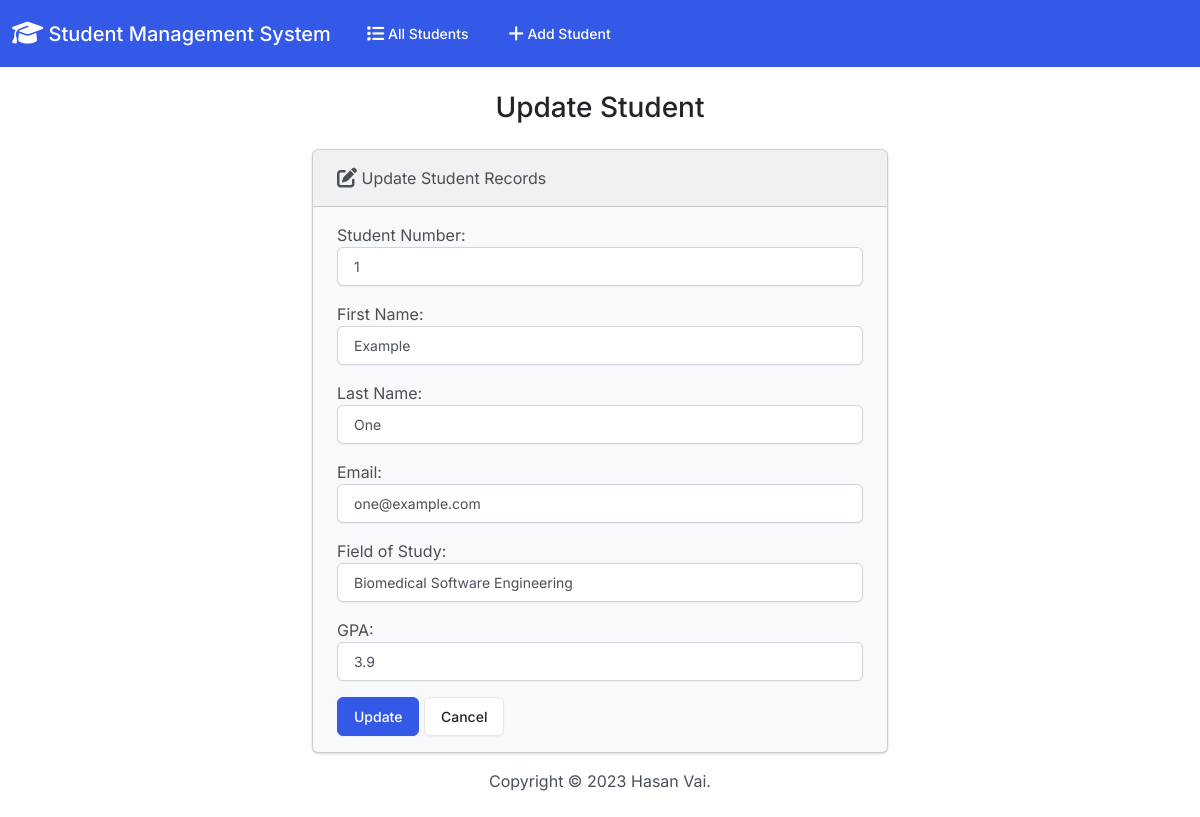
/edit/8/, run on the app's committed database.
### students/models.py (models this page shows, shortened)
class Student(models.Model):
  student_number = models.PositiveIntegerField()
  first_name = models.CharField(max_length=50)
  last_name = models.CharField(max_length=50)
  email = models.EmailField(max_length=100)
  field_of_study = models.CharField(max_length=50)
  gpa = models.FloatField()

### students/views.py (the view)
# urls.py: path('edit/<int:id>/', views.edit, name='edit'),
def edit(request, id):
    if request.method == 'POST':
        student = Student.objects.get(pk=id)
        form = StudentForm(request.POST, instance=student)
        if form.is_valid():
            form.save()
        return render(request, 'students/edit.html', {
            'form': form,
            'success': True
        })
    else:
        student = Student.objects.get(pk=id)
        form = StudentForm(instance=student)
    return render(request, 'students/edit.html', {
        'form': form
})

### students/forms.py
class StudentForm(forms.ModelForm):
  class Meta:
    model = Student
    fields = ['student_number', 'first_name', 'last_name', 'email', 'field_of_study', 'gpa']
    labels = {
      'student_number': 'Student Number',
      'first_name': 'First Name',
      'last_name': 'Last Name',
      'email': 'Email',
      'field_of_study': 'Field of Study',
      'gpa': 'GPA'
    }
    widgets = {
      'student_number': forms.NumberInput(attrs={'class': 'form-control'}),
      'first_name': forms.TextInput(attrs={'class': 'form-control'}),
      'last_name': forms.TextInput(attrs={'class': 'form-control'}),
      'email': forms.EmailInput(attrs={'class': 'form-control'}),
      'field_of_study': forms.TextInput(attrs={'class': 'form-control'}),
      'gpa': forms.NumberInput(attrs={'class': 'form-control'}),
    }

### students/templates/students/edit.html (shortened to what this page needs)
{% extends "students/base.html" %}
{% block body %}
  <h3 class="text-center m-4">Update Student</h3>
  {% if success %}
    <div class="alert alert-success" role="alert">
      The student updated successfully.
      <a href="{% url 'index' %}" class="alert-link">Go to Home Page.</a>
    </div>
  {% else %}
    <div class="row justify-content-center">
      <div class="col-6">
        <div class="card bg-light mb-3">
          <div class="card-header">
            <i class="fa-solid fa-pen-to-square fa-lg"></i> Update Student Records
          </div>
          <div class="card-body">
            <form action="" method="POST">
              {{ form.as_p }}
              <button type="submit" class="btn btn-primary">Update</button>
              <a href="{% url 'index' %}" class="btn btn-secondary">Cancel</a>
            </form>
          </div>
        </div>
      </div>
    </div>
  {% endif %}
{% endblock %}

### data on the page
Student: student_number "1", first_name "Example", last_name "One", email "one@example.com", field_of_study "Biomedical Software Engineering", gpa "3.9"
